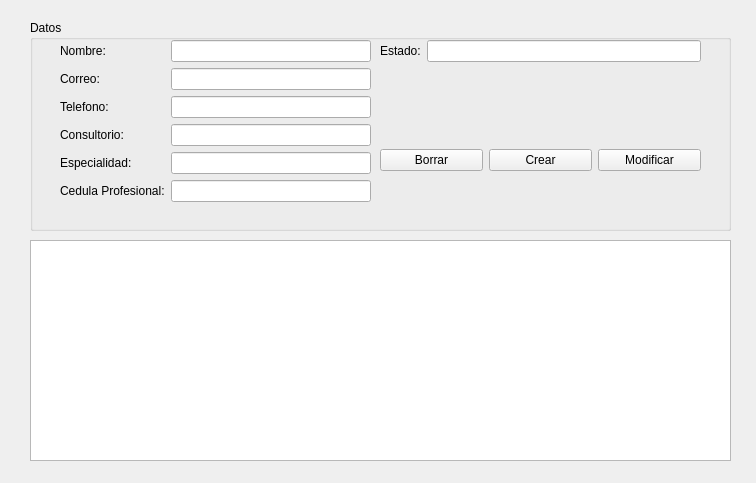
<?xml version="1.0" encoding="UTF-8"?>
<ui version="4.0">
 <class>Form</class>
 <widget class="QWidget" name="Form">
  <property name="geometry">
   <rect>
    <x>0</x>
    <y>0</y>
    <width>756</width>
    <height>483</height>
   </rect>
  </property>
  <property name="windowTitle">
   <string>Doctor CRUD</string>
  </property>
  <property name="windowIcon">
   <iconset>
    <normaloff>icons/equipo-medico.png</normaloff>icons/equipo-medico.png</iconset>
  </property>
  <widget class="QGroupBox" name="groupBox">
   <property name="geometry">
    <rect>
     <x>30</x>
     <y>20</y>
     <width>701</width>
     <height>211</height>
    </rect>
   </property>
   <property name="title">
    <string>Datos</string>
   </property>
   <widget class="QWidget" name="formLayoutWidget">
    <property name="geometry">
     <rect>
      <x>30</x>
      <y>20</y>
      <width>311</width>
      <height>181</height>
     </rect>
    </property>
    <layout class="QFormLayout" name="formLayout">
     <item row="0" column="0">
      <widget class="QLabel" name="fullnameLabel">
       <property name="text">
        <string>Nombre:</string>
       </property>
      </widget>
     </item>
     <item row="1" column="0">
      <widget class="QLabel" name="emailLabel">
       <property name="text">
        <string>Correo:</string>
       </property>
      </widget>
     </item>
     <item row="2" column="0">
      <widget class="QLabel" name="telephoneLabel">
       <property name="text">
        <string>Telefono:</string>
       </property>
      </widget>
     </item>
     <item row="3" column="0">
      <widget class="QLabel" name="OfficeLabel">
       <property name="text">
        <string>Consultorio:</string>
       </property>
      </widget>
     </item>
     <item row="0" column="1">
      <widget class="QLineEdit" name="fullnameInput"/>
     </item>
     <item row="1" column="1">
      <widget class="QLineEdit" name="emailInput"/>
     </item>
     <item row="2" column="1">
      <widget class="QLineEdit" name="telephoneInput"/>
     </item>
     <item row="3" column="1">
      <widget class="QLineEdit" name="officeInput"/>
     </item>
     <item row="4" column="0">
      <widget class="QLabel" name="specialtyLabel">
       <property name="text">
        <string>Especialidad:</string>
       </property>
      </widget>
     </item>
     <item row="5" column="0">
      <widget class="QLabel" name="professionalLicenseLabel">
       <property name="text">
        <string>Cedula Profesional:</string>
       </property>
      </widget>
     </item>
     <item row="4" column="1">
      <widget class="QLineEdit" name="specialtyInput"/>
     </item>
     <item row="5" column="1">
      <widget class="QLineEdit" name="professionalLicenseInput"/>
     </item>
    </layout>
   </widget>
   <widget class="QWidget" name="formLayoutWidget_2">
    <property name="geometry">
     <rect>
      <x>350</x>
      <y>20</y>
      <width>321</width>
      <height>51</height>
     </rect>
    </property>
    <layout class="QFormLayout" name="formLayout_2">
     <item row="0" column="0">
      <widget class="QLabel" name="stateLabel">
       <property name="text">
        <string>Estado:</string>
       </property>
      </widget>
     </item>
     <item row="0" column="1">
      <widget class="QLineEdit" name="stateInput"/>
     </item>
    </layout>
   </widget>
   <widget class="QWidget" name="horizontalLayoutWidget">
    <property name="geometry">
     <rect>
      <x>350</x>
      <y>80</y>
      <width>321</width>
      <height>121</height>
     </rect>
    </property>
    <layout class="QHBoxLayout" name="horizontalLayout">
     <item>
      <widget class="QPushButton" name="removeButton">
       <property name="text">
        <string>Borrar</string>
       </property>
      </widget>
     </item>
     <item>
      <widget class="QPushButton" name="createButton">
       <property name="text">
        <string>Crear</string>
       </property>
      </widget>
     </item>
     <item>
      <widget class="QPushButton" name="modifyButton">
       <property name="text">
        <string>Modificar</string>
       </property>
      </widget>
     </item>
    </layout>
   </widget>
  </widget>
  <widget class="QTableView" name="doctorsTable">
   <property name="geometry">
    <rect>
     <x>30</x>
     <y>240</y>
     <width>701</width>
     <height>221</height>
    </rect>
   </property>
  </widget>
 </widget>
 <resources>
  <include location="resources.qrc"/>
 </resources>
 <connections/>
</ui>
